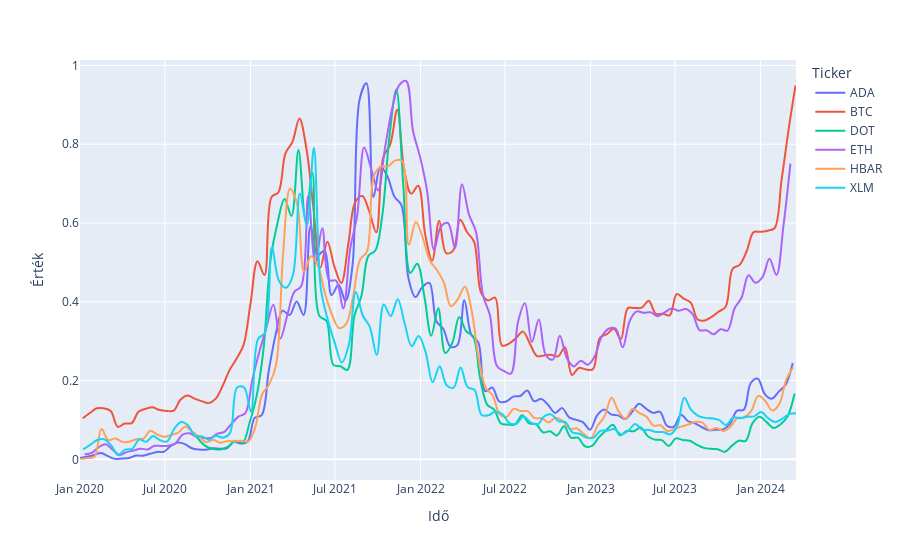

The notebook cell this image was saved under:
### Markdown cell above
## Próbáljuk ki a diagramot görbékkel

<code>line_shape="spline"</code> paraméter megadásával.

### Code cell
df = pd.read_excel("data/output.xlsx")

start_date = "2020-01-01"
n = 15

date_df = df[(df["Date"] >= start_date)]
freq_df = date_df[::n]

fig = px.line(freq_df, x="Date", y="Normal", color="Ticker", line_shape="spline")

fig.update_layout(yaxis_title="Érték")

fig.show()
